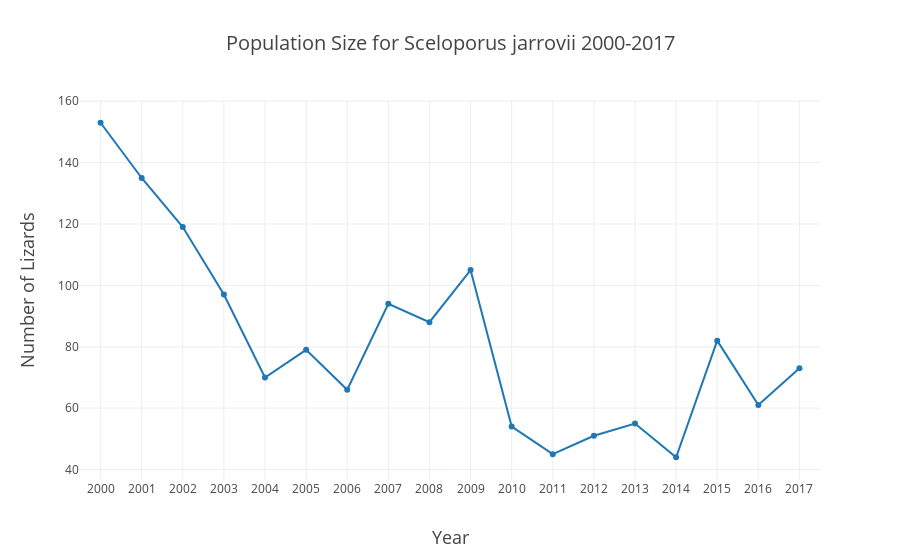

The code cell stored with this chart in its notebook:
### Code cell
Sjarrovii = go.Scatter(x = populationSize.year
           , y = populationSize.liznumber
          ,name = 'S. jarrovii')
data = [Sjarrovii]
layout = go.Layout(
    title = 'Population Size for Sceloporus jarrovii 2000-2017',
    titlefont = dict(
        size = 20),
    xaxis = dict(
        dtick = 1,
        title = 'Year',
        titlefont = dict(
            size = 18),
        range = [1999.5,2017.5]),
    yaxis = dict(
        title = 'Number of Lizards',
        titlefont = dict(
            size = 18))
)
fig = go.Figure(
        data = data,
        layout = layout)
plot(fig, filename = 'Population Size for Sceloporus jarrovii.html')
iplot(fig, filename = 'Population Size for Sceloporus jarrovii.html')
# pio.to_image(fig, format='html')

### Figure 1 — Plotly figure (JSON) as saved in the notebook; plotly's stock layout.template omitted (floating-point values rounded to 4 significant figures)
{"data": [{"name": "S. jarrovii", "type": "scatter", "uid": "959dbd90-cf0b-4175-a7bb-1484335daa4b", "x": [2000, 2001, 2002, 2003, 2004, 2005, 2006, 2007, 2008, 2009, 2010, 2011, 2012, 2013, 2014, 2015, 2016, 2017], "y": [153, 135, 119, 97, 70, 79, 66, 94, 88, 105, 54, 45, 51, 55, 44, 82, 61, 73]}], "layout": {"title": {"font": {"size": 20}, "text": "Population Size for Sceloporus jarrovii 2000-2017"}, "xaxis": {"dtick": 1, "range": [2000.0, 2018.0], "title": {"font": {"size": 18}, "text": "Year"}}, "yaxis": {"title": {"font": {"size": 18}, "text": "Number of Lizards"}}}}
